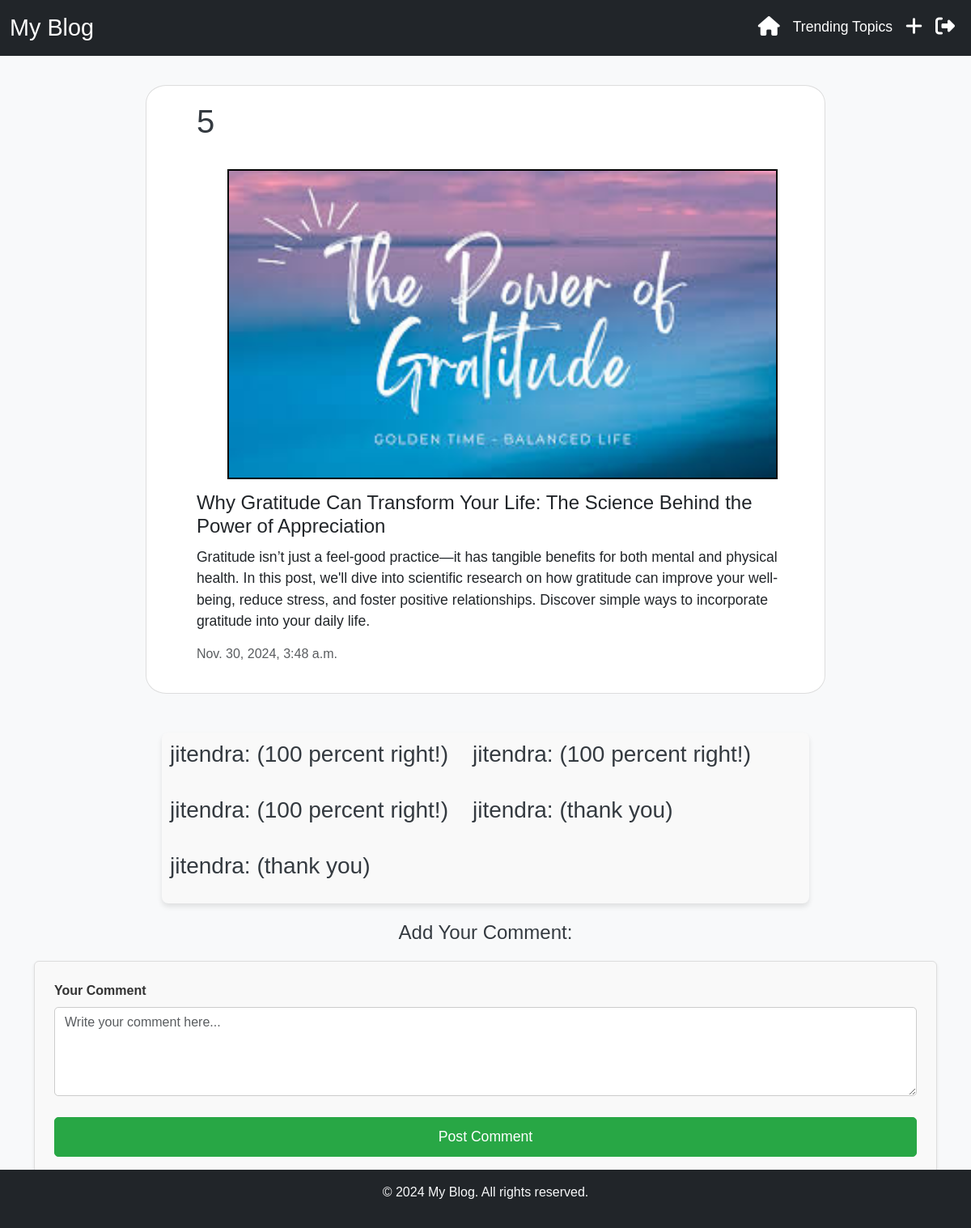
The app's page /postdetails/5 (signed in) with its own data.
### blogapp/models.py (models this page shows, shortened)
class blog(models.Model):
    User=models.ForeignKey(User,on_delete=models.CASCADE,blank=True,null=True)
    title=models.CharField(max_length=100)
    image=models.ImageField(upload_to='img',blank=True,null=True)
    content=models.TextField()
    published_date=models.DateTimeField(default=timezone.now,blank=True,null=True)
    l_add=models.IntegerField(default=0)
    dl_add=models.IntegerField(default=0,blank=True,null=True)

class comment(models.Model):
    User=models.ForeignKey(User,on_delete=models.CASCADE,blank=True,null=True)
    blog=models.ForeignKey(blog,on_delete=models.CASCADE,blank=True,null=True)
    message=models.TextField(blank=True,null=True)
    comment_date=models.DateTimeField(default=timezone.now,blank=True,null=True)

class User(models.Model):
    username = models.CharField(max_length=150, unique=True)
    email = models.EmailField(unique=True)
    password = models.CharField(max_length=128)
    otp=models.IntegerField(blank=True,null=True)

### blogapp/views.py (the view)
# urls.py: path('postdetails/<int:id>',postdetails,name='postdetails'),
def postdetails(request, id):
    if 'email' not in request.session:
        return redirect('login')
    data = blog.objects.get(id=id)
    rid=User.objects.get(email=request.session['email'])
    comm=comment.objects.filter(blog=data)
    contaxt = {
        'data': data,
        'comm':comm
    }
    return render(request, 'postdetails.html', contaxt)

### blogapp/templates/postdetails.html (shortened to what this page needs)
{% load static %}
<!DOCTYPE html>
<html lang="en">
<head>
    <link rel="stylesheet" href="https://cdn.jsdelivr.net/npm/bootstrap@5.3.0-alpha1/dist/css/bootstrap.min.css">
    <link rel="stylesheet" href="{% static 'style.css' %}">
    <link rel="stylesheet" href="https://cdnjs.cloudflare.com/ajax/libs/font-awesome/6.7.1/css/all.min.css"
 />
</head>
<body>
    <nav class="navbar navbar-expand-lg navbar-dark bg-dark">
        <div class="container-fluid">
            <a class="navbar-brand" href="#">My Blog</a>
            <div class="collapse navbar-collapse" id="navbarNav">
                <ul class="navbar-nav ms-auto">
                    <li class="nav-item"><a class="nav-link" href="{% url 'home' %}"><i  style="font-size: 1.5rem;" class="fa-solid fa-house"></i></a></li>
                    <li class="nav-item"><a class="nav-link" href="{% url 'trending' %}">Trending Topics</a></li>
                    <li class="nav-item"><a class="nav-link" href="{% url 'create_blog' %}"><i style="font-size: 1.5rem;" class="fa-solid fa-plus"></i></a></li>
                    <li class="nav-item"><a class="nav-link" href="{% url 'logout' %}"><i  style="font-size: 1.5rem;" class="fa-solid fa-right-from-bracket" title="Logout"></i></a></li>
                </ul>
            </div>
            </div>
    </nav>
    <div class="card" style="width:70%;margin: 3% auto;">
        <div class="card-body">
            <h1 style="float: center;">{{data.id}}</h1>
            <img src="{{data.image.url}}" width="90%" height="35%" alt="" style="margin:2% 5%;border:2px solid black">
            <h1 class="card-title">{{data.title}}</h1>
            <p class="card-text">
                {{data.content}}
            </p>
            <p class="text-muted">{{data.published_date}}</p>
        </div>
    </div>
<div class="container mt-5" style="margin-bottom:5.3%" >
    <div class="show-comment" style="margin-bottom: 2%;">
        {% for i in comm %}
        <h3>{{i.User.username}}: ({{i.message}})</h3><br>
        {% endfor %}
    </div>
    <h4 style="text-align: center;">Add Your Comment:</h4>
    <form method="POST" action="{% url 'add_comment' data.id %}" class="p-4 rounded shadow-sm" style="background-color: #f9f9f9; border: 1px solid #ddd;">
        <div class="form-group mb-3">
            <label for="comment" class="form-label" style="font-weight: bold;text-align: center;">Your Comment</label>
            <textarea id="comment" name="comment" class="form-control" rows="4" placeholder="Write your comment here..." required style="border: 1px solid #ccc; border-radius: 5px;"></textarea>
        </div>
        <button type="submit" class="btn btn-success btn-block" style="width: 100%; padding: 10px; font-size: 1.1em;">Post Comment</button>
    </form>
</div>
    <footer  style='position: fixed;bottom:0;width:100%;'class="bg-dark  text-light text-center py-3 mt-4">
        <p>&copy; 2024 My Blog. All rights reserved.</p>
    </footer>
</body>
</html>

### blogapp/static/style.css (style rules this page uses)
body { font-family: 'Arial', sans-serif; background-color: #f8f9fa; margin: 0; padding: 0; color: #333; }
h1, h2, h3, h4, h5 { color: #343a40; margin-bottom: 20px; }
nav.navbar { background-color: #343a40; }
nav.navbar .navbar-brand { color: #fff; font-size: 1.8em; }
nav.navbar .nav-link { color: #fff; font-size: 1.1em; padding: 10px 15px; }
.card { border: 1px solid #ddd; border-radius: 1%; margin-bottom: 2%; background-color: #fff; margin:0 auto; }
.card-body { margin-left:5%; padding: 20px; }
.card-title { font-size: 1.5em; margin-bottom: 10px; }
.card-text { font-size: 1.1em; }
.btn { border-radius: 5px; padding: 8px 15px; margin-top: 10px; }
.btn-success { background-color: #28a745; border-color: #28a745; }
input, textarea, select { width: 100%; padding: 10px; margin-bottom: 15px; border-radius: 5px; border: 1px solid #ddd; }
footer { background-color: #343a40; color: white; padding: 15px; text-align: center; }
.show-comment { display: flex; flex-wrap: wrap; gap: 15px; padding: 10px; background-color: #f9f9f9; border-radius: 8px; box-shadow: 0 4px 6px rgba(0, 0, 0, 0.1); max-width: 800px; margin-left: auto; margin-right: auto; }
@media (max-width: 1200px) { .card { margin-bottom: 20px; border-radius: 3%; margin-left: 5%; margin-bottom: 5%; } }

### records on screen
blog: id "5", image (picture), title "Why Gratitude Can Transform Your Life: The Science Behind the Power of Appreciation", content "Gratitude isn’t just a feel-good practice—it has tangible benefits for both mental and physical health. In this post, we'll dive into scientific research on how gratitude can improve your well-being, reduce stress, and foster positive relationships. Discover simple ways to incorporate gratitude into your daily life.", published_date "Nov. 30, 2024, 3:48 a.m."
comment: User.username "jitendra", message "100 percent right!"
comment: User.username "jitendra", message "100 percent right!"
comment: User.username "jitendra", message "100 percent right!"
comment: User.username "jitendra", message "thank you"
comment: User.username "jitendra", message "thank you"
